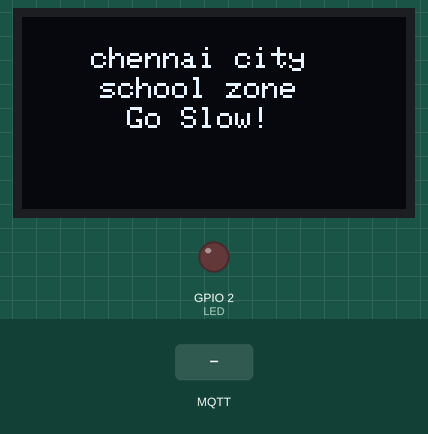
This sketch was run on a simulated ESP32. On the bench: 128×64 one-colour display, output pins drawn as LEDs (lit = HIGH). The test bench sets the inputs (shaded band). WiFi joins after 1.5 s; servers stay silent unless stated; no MQTT or app messages arrive unless stated; what the sketch prints to the serial monitor is not drawn.

Above: at 2.7 s.
2.8 s: MQTT message "1" arrives on the first subscribed topic
At 5.4 s:
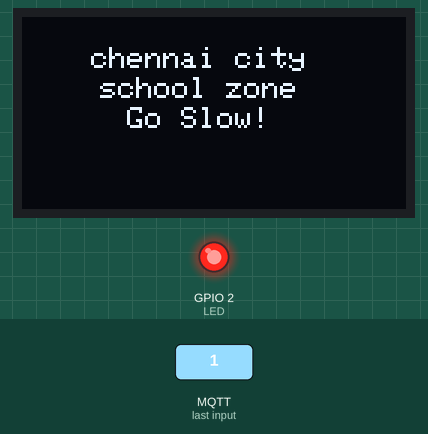
6.1 s: MQTT message "on" arrives on the first subscribed topic
9.1 s: MQTT message "off" arrives on the first subscribed topic
Timing chart, 0 to 18.2 s (numbered marks = the images above; inputs shaded):
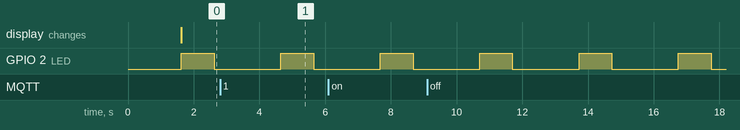

Measured:
- by itself, GPIO 2 (LED): alternates HIGH for 1.0 s and LOW for 2.0 s

The sketch:

sketch.ino
```cpp
#include <WiFi.h>//library for wifi
#include <PubSubClient.h>//library for MQtt
#include <Wire.h>
#include <Adafruit_GFX.h>
#include <Adafruit_SSD1306.h>
#define LED 2

void callback(char* subscribetopic, byte* payload, unsigned int payloadLength);

//-------credentials of IBM Accounts------

#define ORG "m1r2sh"//IBM ORGANITION ID
#define DEVICE_TYPE "weatherdevice"//Device type mentioned in ibm watson IOT Platform
#define DEVICE_ID "weathertoday"//Device ID mentioned in ibm watson IOT Platform
#define TOKEN "-EtNxjJmbkBC5x_7)k"     //Token
String data3;
#define SCREEN_ADDRESS 0x3C


//-------- Customise the above values --------
char server[] = ORG ".messaging.internetofthings.ibmcloud.com";// Server Name
char publishTopic[] = "iot-2/evt/Data/fmt/json";// topic name and type of event perform and format in which data to be send
char subscribetopic[] = "iot-2/cmd/command/fmt/String";// cmd  REPRESENT command type AND COMMAND IS TEST OF FORMAT STRING
char authMethod[] = "use-token-auth";// authentication method
char token[] = TOKEN;
char clientId[] = "d:" ORG ":" DEVICE_TYPE ":" DEVICE_ID;//client id


//-----------------------------------------
Adafruit_SSD1306 oled (128, 64, &Wire, -1);
WiFiClient wifiClient; // creating the instance for wificlient
PubSubClient client(server, 1883, callback ,wifiClient); //calling the predefined client id by passing parameter like server id,portand wificredential
void setup()// configureing the ESP32
{
  Serial.begin(115200);
  oled.begin(SSD1306_SWITCHCAPVCC, SCREEN_ADDRESS);
  pinMode(LED,OUTPUT);

  delay(10);
  Serial.println();
  wificonnect();
  mqttconnect();
}

void loop()// Recursive Function
{

  oled.clearDisplay();
  oled.setTextSize(1);
  oled.setTextColor(WHITE);
  oled.setCursor(23, 10);
  oled.println("chennai city");
  oled.setCursor(26, 20);
  oled.println("school zone");
  oled.setCursor(35, 30);
  oled.println("Go Slow!");
  oled.display();

  //PublishData();
  ledBlink();
  delay(1000);
  if (!client.loop()) {
    mqttconnect();
  }
}


/*.....................................retrieving to Cloud...............................*/

void PublishData() {
  mqttconnect();//function call for connecting to ibm
  /*
     creating the String in in form JSon to update the data to ibm cloud
  */
  String payload = "{";
  payload += "}";


  Serial.print("Sending payload: ");
  Serial.println(payload);


  if (client.publish(publishTopic, (char*) payload.c_str())) {
    Serial.println("Publish ok");// if it sucessfully upload data on the cloud then it will print publish ok in Serial monitor or else it will print publish failed
  } else {
    Serial.println("Publish failed");
  }

}
void mqttconnect() {
  if (!client.connected()) {
    Serial.print("Reconnecting client to ");
    Serial.println(server);
    while (!!!client.connect(clientId, authMethod, token)) {
      Serial.print(".");
      delay(500);
    }

     initManagedDevice();
     Serial.println();
  }
}
void wificonnect() //function defination for wificonnect
{
  Serial.println();
  Serial.print("Connecting to ");

  WiFi.begin("Wokwi-GUEST", "", 6);//passing the wifi credentials to establish the connection
  while (WiFi.status() != WL_CONNECTED) {
    delay(500);
    Serial.print(".");
  }
  Serial.println("");
  Serial.println("WiFi connected");
  Serial.println("IP address: ");
  Serial.println(WiFi.localIP());
}

void initManagedDevice() {
  if (client.subscribe(subscribetopic)) {
    Serial.println((subscribetopic));
    Serial.println("subscribe to cmd OK");
  } else {
    Serial.println("subscribe to cmd FAILED");
  }
}

void ledBlink(){
  digitalWrite(LED,HIGH);
  delay(1000);
  digitalWrite(LED,LOW);
  delay(1000);
}

void callback(char* subscribetopic, byte* payload, unsigned int payloadLength)
{

  Serial.print("callback invoked for topic: ");
  Serial.println(subscribetopic);
  for (int i = 0; i < payloadLength; i++) {
    //Serial.print((char)payload[i]);
    data3 += (char)payload[i];
  }

  Serial.println("data: "+ data3);
  data3="";


}
```
